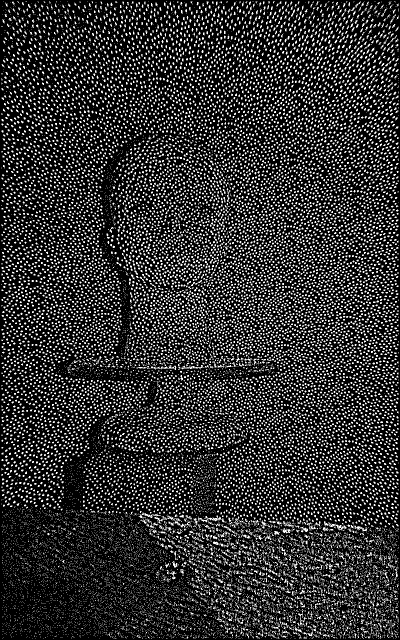
#> input picture data/第二次数据/RGB_IR_head/IR/front_binary.png, 800 x 1280 px (shown at 1/2 size)
$ python resize.py
#> lines starting #> are read from the running program, lines starting #| are printed output that depends on the picture
import cv2
import os

# [17 lines of commented-out code are left out]
img = cv2.imread('data/第二次数据/RGB_IR_head/IR/front_binary.png')
#> img is the input picture: shape (1280, 800, 3); 19.4% white in thin lines or dots
img2 = cv2.imread('data/第二次数据/RGB_IR_head/RGB/front_rgb.png')
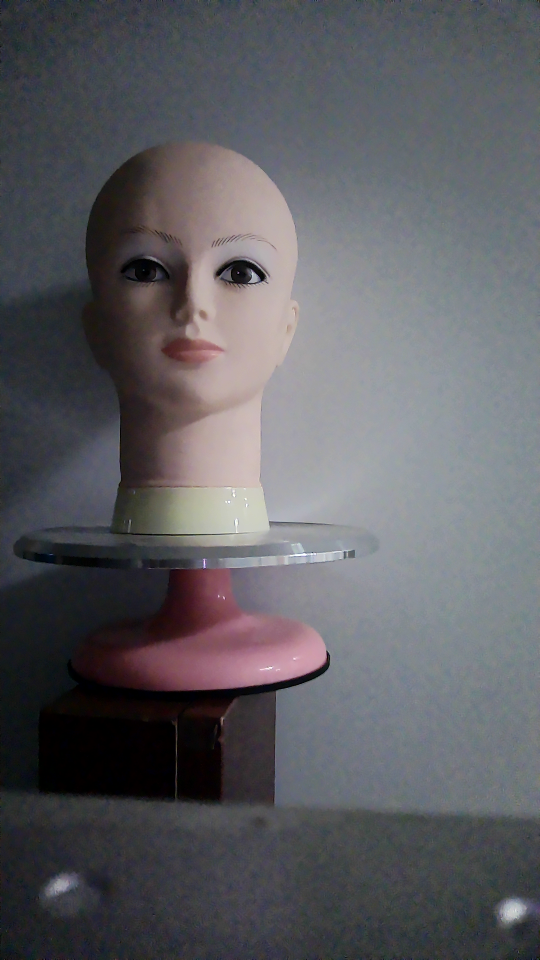
#> input picture data/第二次数据/RGB_IR_head/RGB/front_rgb.png, 1080 x 1920 px (shown at 1/2 size)
#> img2 is the input picture: shape (1920, 1080, 3); mean B, G, R 97.2, 92.8, 93

shape1 = img.shape
#> shape1 = (1280, 800, 3)
shape2 = img2.shape
#> shape2 = (1920, 1080, 3)
newh = shape1[0] / shape1[1] * shape2[1]
#> newh = 1728

for imgname in os.listdir('data/第二次数据/RGB_IR_head/RGB/'):
    if imgname != '.DS_Store':
        img = cv2.imread('data/第二次数据/RGB_IR_head/RGB/' + imgname)
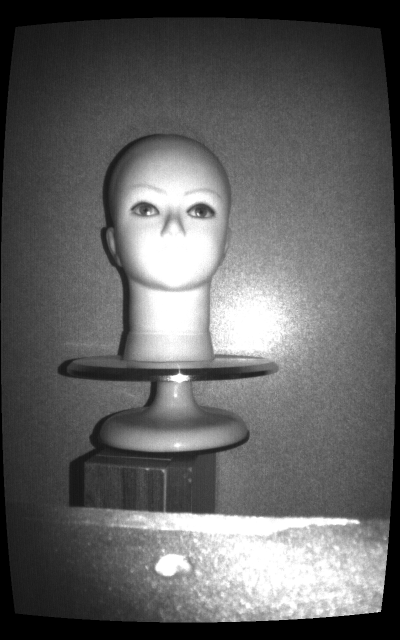
#> input picture data/第二次数据/RGB_IR_head/RGB/front_ir.png, 800 x 1280 px (shown at 1/2 size)
#> img is the input picture: shape (1280, 800, 3); min 0, max 255, mean 98.6
        newimg = img[int((shape2[0]-newh)/2):int(shape2[0]-(shape2[0]-newh)/2), :, :]
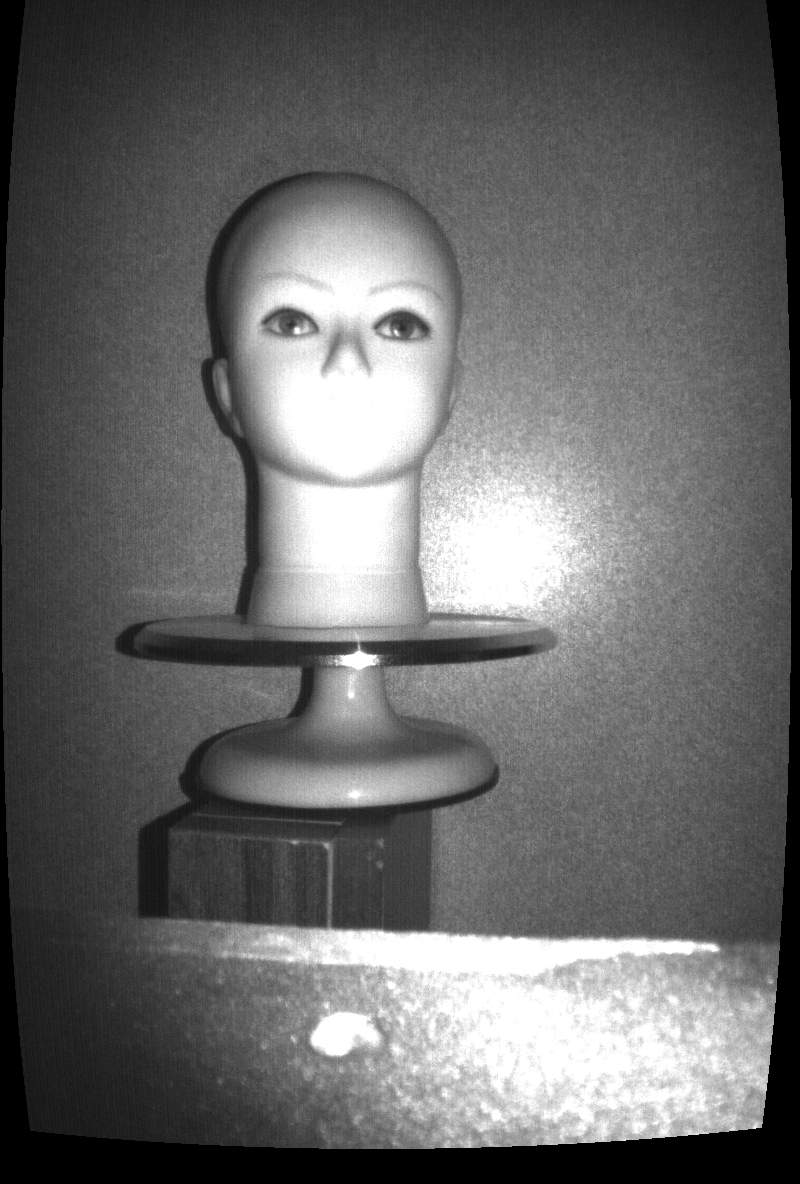
#> newimg: shape (1184, 800, 3); min 0, max 255, mean 105
        if newimg.shape[0] / newimg.shape[1] == shape1[0] / shape1[1]:
            newimg = cv2.resize(newimg, (shape1[1], shape1[0]))
        print(newimg.shape)
#| (1184, 800, 3)
#> pass 3 of the loop `for imgname in os.listdir('data/第二次数据/RGB_IR_head/RGB/'):`:
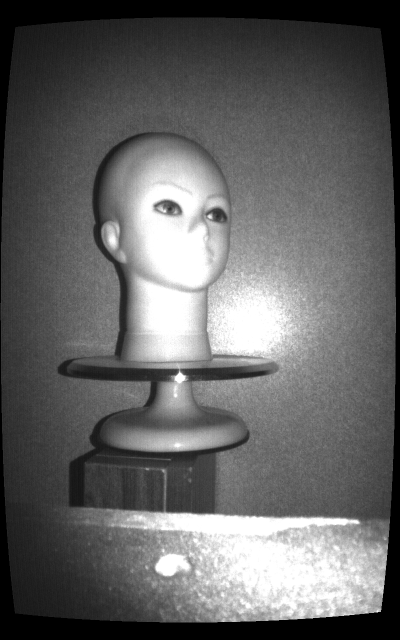
#> input picture data/第二次数据/RGB_IR_head/RGB/left45_ir.png, 800 x 1280 px (shown at 1/2 size)
#> img is the input picture: shape (1280, 800, 3); min 0, max 255, mean 99.7
#> `newimg = img[int((shape2[0]-newh)/2):int(shape2[0]-(shape2[0]-newh)/2)..`:
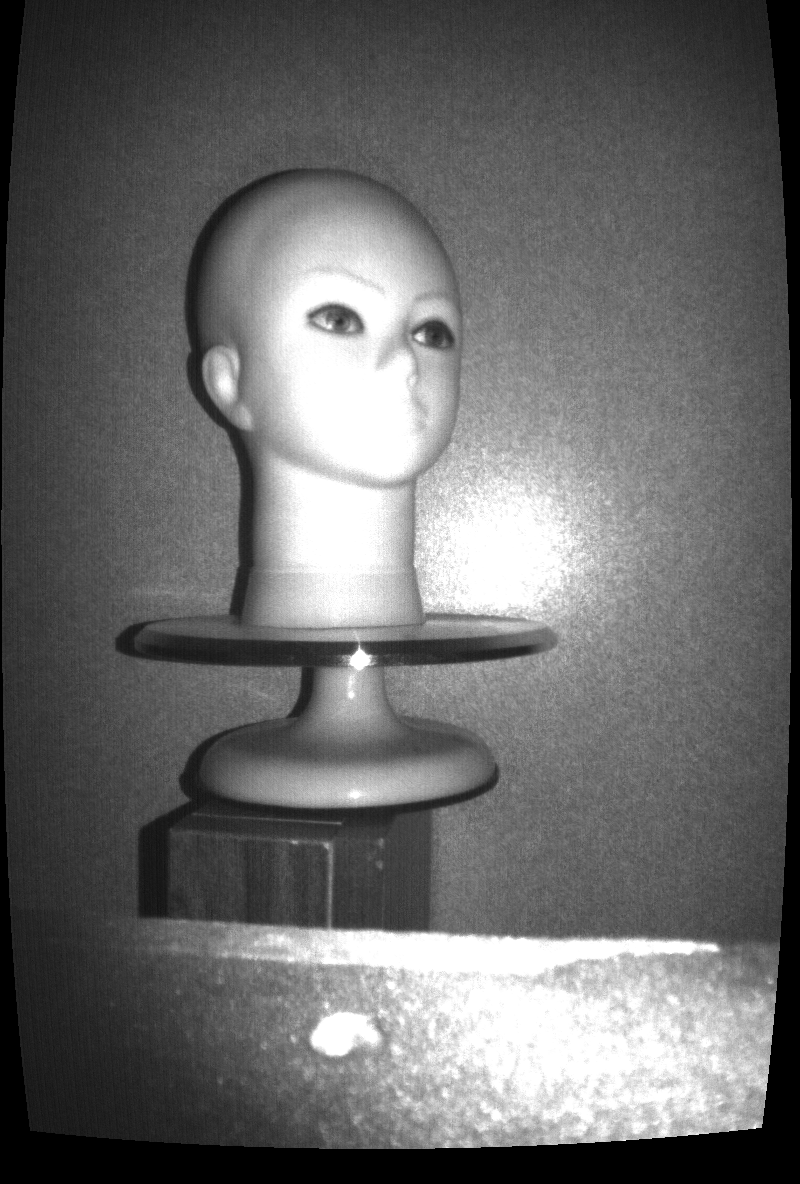
#> newimg: shape (1184, 800, 3); min 0, max 255, mean 106.2
#| (1184, 800, 3)
        cv2.imwrite('data/第二次数据/RGB_IR_head/cut_RGB/' + imgname, newimg)
